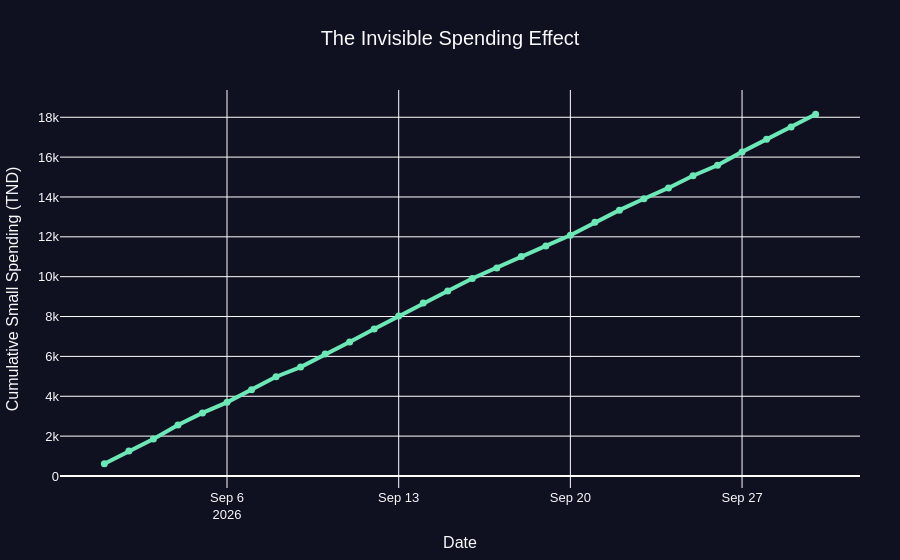

Here is the notebook cell this chart was saved with:
### Code cell
fig2 = px.line(
    small_daily,
    x="date",
    y="cumulative_small_spending",
    markers=True,
    labels={
        "date": "Date",
        "cumulative_small_spending":
            "Cumulative Small Spending (TND)"
    }
)

fig2.update_traces(
    line=dict(
        color=COLORS["mint"],
        width=4
    ),
    marker=dict(size=7)
)

fig2 = style_chart(
    fig2,
    " The Invisible Spending Effect"
)

fig2.show()

### Figure 1 — Plotly figure (JSON) as saved in the notebook; plotly's stock layout.template omitted (floating-point values rounded to 4 significant figures)
{"data": [{"hovertemplate": "Date=%{x}<br>Cumulative Small Spending (TND)=%{y}<extra></extra>", "legendgroup": "", "line": {"color": "#6EE7B7", "dash": "solid", "width": 4}, "marker": {"size": 7, "symbol": "circle"}, "mode": "lines+markers", "name": "", "orientation": "v", "showlegend": false, "type": "scatter", "x": ["2026-09-01T00:00:00.000000000", "2026-09-02T00:00:00.000000000", "2026-09-03T00:00:00.000000000", "2026-09-04T00:00:00.000000000", "2026-09-05T00:00:00.000000000", "2026-09-06T00:00:00.000000000", "2026-09-07T00:00:00.000000000", "2026-09-08T00:00:00.000000000", "2026-09-09T00:00:00.000000000", "2026-09-10T00:00:00.000000000", "2026-09-11T00:00:00.000000000", "2026-09-12T00:00:00.000000000", "2026-09-13T00:00:00.000000000", "2026-09-14T00:00:00.000000000", "2026-09-15T00:00:00.000000000", "2026-09-16T00:00:00.000000000", "2026-09-17T00:00:00.000000000", "2026-09-18T00:00:00.000000000", "2026-09-19T00:00:00.000000000", "2026-09-20T00:00:00.000000000", "2026-09-21T00:00:00.000000000", "2026-09-22T00:00:00.000000000", "2026-09-23T00:00:00.000000000", "2026-09-24T00:00:00.000000000", "2026-09-25T00:00:00.000000000", "2026-09-26T00:00:00.000000000", "2026-09-27T00:00:00.000000000", "2026-09-28T00:00:00.000000000", "2026-09-29T00:00:00.000000000", "2026-09-30T00:00:00.000000000"], "xaxis": "x", "y": [614.0, 1247.0, 1852.0, 2554.0, 3165.0, 3693.0, 4321.0, 4979.0, 5462.0, 6120.0, 6725.0, 7371.0, 8021.0, 8680.0, 9279.0, 9908.0, 10440.0, 11010.0, 11550.0, 12080.0, 12730.0, 13340.0, 13910.0, 14450.0, 15060.0, 15590.0, 16260.0, 16900.0, 17510.0, 18150.0], "yaxis": "y"}], "layout": {"autosize": true, "font": {"color": "#F8FAFC", "family": "Arial", "size": 13}, "hovermode": "closest", "legend": {"tracegroupgap": 0}, "margin": {"b": 50, "l": 40, "r": 40, "t": 90}, "paper_bgcolor": "#0F1020", "plot_bgcolor": "#0F1020", "title": {"font": {"size": 20}, "text": " The Invisible Spending Effect", "x": 0.5, "xanchor": "center"}, "xaxis": {"anchor": "y", "autorange": true, "domain": [0, 1], "range": ["2026-08-30 03:07:57.9987", "2026-10-01 20:52:02.0013"], "title": {"text": "Date"}, "type": "date"}, "yaxis": {"anchor": "x", "autorange": true, "domain": [0, 1], "range": [-863.3, 19630.0], "title": {"text": "Cumulative Small Spending (TND)"}, "type": "linear"}}}
